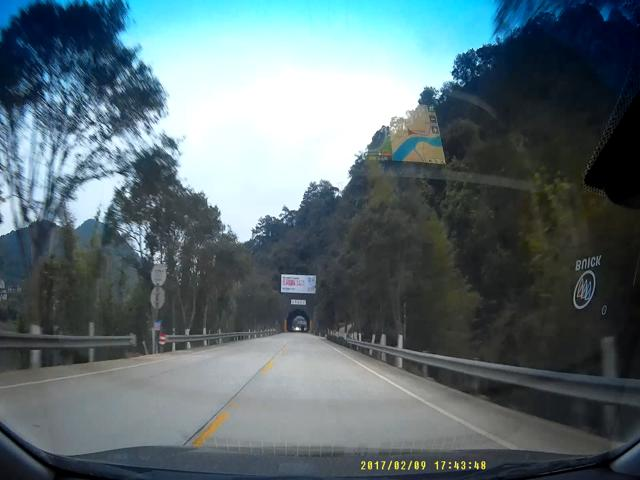
#> input picture test/outdoor/0005.jpg, 640 x 480 px; its folder holds only this picture in this run
$ python lane.py   (Python 2 division)
#> lines starting #> are read from the running program, lines starting #| are printed output that depends on the picture; after the words box and inside, x2 and y2 are one past the last pixel; in counts of white or black regions, pixels touching at a corner belong together
import cv2
import numpy as np
import scipy.interpolate as si
import os
from scipy.linalg import block_diag
from skimage.segmentation import active_contour
import matplotlib
matplotlib.use('pdf')
import matplotlib.pyplot as plt

class lane_detector :

	def __init__ (self, image,skipSize=250, partition_size=[250,20,25,30,30,30,30,30,35], \
					thr=[5]*10,maxLineGap=1,all_lines=False,midline=False,blur=None, group_size=8, warehouse=False) :
		self.image = image
		self.height, self.width = image.shape[:2]
		self.skipSize = skipSize
		self.partition_size = partition_size
		self.n = len(self.partition_size)
		self.threshold = thr
		self.maxLineGap = maxLineGap
		self.horizon = None
		self.lines = [] 			# all lines found
		self.best_left = [] 		# most right, left line; in reversed order in regards to partitions
		self.best_right = [] 		# most left, right line; in reversed order in regards to partitions
		self.group_size = group_size		# for grouping rows in finding the horizon
		self.k = None				#
		self.xm = []				# midline x coordinates
		self.ym = []				# midline y coordinates
		self.Qx = []				# control points x coordinates
		self.Qy = []				# control points y coordinates
		self.midline = []			# midline points
		self.all = all_lines		# draw all lines
		self.draw_midline = midline
		self.blur = blur
		self.warehouse = warehouse

	def detect(self) :

		self.gray = cv2.cvtColor(self.image,cv2.COLOR_BGR2GRAY)
		if self.blur is not None :
			self.gray = cv2.GaussianBlur(self.gray,self.blur , 0,0)
		self.edges = cv2.Canny(self.gray,10,150)
		self.edges = self.select_region(self.edges)
		self.partition = self.partition_image(self.edges, self.partition_size)

		self.find_horizon()
		self.determine_best_lines()
		self.merge_partitions()
		self.determine_midline_and_k();
		self.determine_control_points()
		if (len(self.midline) != 0) :
			self.b_snake()

	def partition_image(self, img, partition_size) :
		if (np.sum(partition_size) != self.height) :
			print "partition_size: ", np.sum(partition_size), " not equal height: ", self.height
			exit(1)
		y = 0
		ret = []
		for size in partition_size :
			ret.append(img[y:y+size,0:self.width])
			y += size
		return ret

	def select_region(self, image):
		rows, cols = image.shape[:2]
		if self.warehouse :
			u,d,ul,ur,dl,dr = 0.05, 0.07, 0.3, 0.3, 0.1, 0.1
		else :
			u,d,ul,ur,dl,dr = 0.5, 0.05, 0.46, 0.42, 0.15, 0.1
		bottom_left  = [cols*dl, rows*(1.-d)]
		bottom_right = [cols*(1-dr), rows*(1.-d)]
		top_left     = [cols*ul, rows*u]
		top_right    = [cols*(1-ur), rows*u]
		vertices = np.array([[bottom_left, top_left, top_right, bottom_right]], dtype=np.int32)
		mask = np.zeros_like(image)
		cv2.fillPoly(mask, vertices, 255)
		return cv2.bitwise_and(image, mask)

	def find_horizon(self) :
		horizons = np.zeros((self.height*2,1))
		origin_height = 0

		flag = True
		for size, im, thr in zip(self.partition_size, self.partition, self.threshold) :
			if (self.skipSize is not None and flag) :
				origin_height += size; self.lines.append(None)
				flag = False
				continue

			# Hough transform
			self.lines.append(cv2.HoughLinesP(im,1,np.pi/180, thr, 10, self.maxLineGap))
			section = self.lines[-1]

			if section is not None : # it can happen that there are no lines in a section
				for i in range(len(section)) :
					for j in range(i+1,len(section)) :
						x,y = self.intersection(section[i][0],section[j][0])
						if (x == 100000) :
							continue
						vpoint = origin_height + y
						if vpoint > -self.height and vpoint < self.height :
							horizons[self.height+vpoint] += 1

				# optional -- draw all lines
				if (self.all) :
					for line in self.lines[-1] :
						for x1,y1,x2,y2 in line :
							cv2.line(im,(x1,y1),(x2,y2),(255,255,255),5)
			origin_height += size

		best_group = np.argmax(np.sum(horizons.reshape(-1, self.group_size), axis=1))
		self.horizon = best_group*self.group_size - self.height #+ int(self.group_size/2)

	def determine_best_lines(self) :
		origin_height = self.height
		for section,size,im in zip(reversed(self.lines),reversed(self.partition_size),reversed(self.partition)):
			origin_height -= size
			left = -1
			right = -1

			if section is None :
				self.best_right.append(right)
				self.best_left.append(left)
				continue

			for i in range(len(section)) :
				for j in range(i+1,len(section)) :
					x,y = self.intersection(section[i][0],section[j][0])
					if x == 100000 :
						continue
					vp = origin_height + y
					if self.horizon <= vp and vp <= self.horizon+self.group_size :
						left, right = self.update(section,left,right,i,j)
			self.best_right.append(right)
			self.best_left.append(left)

	def merge_partitions(self) :
		t=0
		for size, im in zip(self.partition_size, self.partition):
			self.gray[t:t+size, 0:self.width] = im
			t += size

	# [13 lines left out: function mirror, not called in this run]

	def find_midpoint(self,left_line, right_line, origin_height, size=0) :

		if origin_height < self.horizon :
			origin_height = self.horizon
		y = size
		if left_line[0] == left_line[2] :
			xl = left_line[0]
		else :
			k,b = self.line_parametersP(left_line)
			if k == 0 :
				xl = 0
			else :
				xl = (y-b)/k
		if right_line[0] == right_line[2] :
			xr = right_line[0]
		else :
			k,b = self.line_parametersP(right_line)
			if k == 0 :
				xr = self.width
			else :
				xr = (y-b)/k


		if size != 0 and self.nonempty_sections == 0:
			self.k = (xr-xl)/(y+origin_height-self.horizon)
			return int(0.5*(xr-xl) + xl), y + origin_height

		self.nonempty_sections += 1
		return int(0.5*(xr-xl) + xl), y + origin_height

	def determine_midline_and_k(self) :
		p = None
		origin_height = self.height
		flag = True
		self.nonempty_sections = 0
		for bl,br,i,section in zip(self.best_left, self.best_right, reversed(range(self.n)),reversed(self.lines)) :
			origin_height -= self.partition_size[i]

			if br == -1 or bl == -1 :
				self.xm.append(None)
				self.ym.append(None)
				continue
			left_line = section[bl][0]
			right_line = section[br][0]
			if self.nonempty_sections == 0 :
				x,y = self.find_midpoint(left_line,right_line,origin_height, size=self.partition_size[i])
				self.xm.append(x);self.ym.append(y);

			x,y = self.find_midpoint(left_line,right_line,origin_height)
			self.xm.append(x);self.ym.append(y);

		# find sections without lines
		origin_height = self.height-self.partition_size[self.n-1]
		flag = 0
		last_found = 0
		for j, size in zip(range(1,self.n), reversed(self.partition_size[:self.n-1])) :
			if j+flag < len(self.xm) and self.xm[j+flag] is not None and self.xm[j+flag-1] is None:
				i = j-1
				current = origin_height
				left_line = self.lines[self.n-i-2][self.best_left[i+1]][0]
				right_line = self.lines[self.n-i-2][self.best_right[i+1]][0]
				for k,size in zip(reversed(range(last_found,i+1)),reversed(self.partition_size[self.n-i-1:self.n-last_found])) :
					x,y = self.find_midpoint(left_line,right_line,current, size=size)
					self.xm[k+flag] = x; self.ym[k+flag] = y
					current += size

				if flag == 0:
					flag = 1
				last_found = j
			elif j+flag < len(self.xm) and self.xm[j+flag] is not None :
				last_found = j+1
			origin_height -= size

		while len(self.xm) and self.xm[-1] is None :
			self.xm.pop()
			self.ym.pop()
		while len(self.xm) and self.ym[-1] == self.ym[-2] and self.ym[-1] == self.horizon :
			self.xm.pop()
			self.ym.pop()

	def determine_control_points(self) :

		if len(self.xm) == 0 :
			return
		elif len(self.xm) > 3 :
			x1, y1 = self.xm[-2], self.ym[-2]
			x2, y2 = self.xm[-3], self.ym[-3]

			vp1x, vp1y = self.intersection([self.xm[-1], self.ym[-1],x1,y1], [0,self.horizon, self.width, self.horizon], True)
			vp2x, vp2y = self.intersection([x1,y1,x2,y2], [0,self.horizon, self.width, self.horizon], True)
			vp3x,vp3y = self.intersection([self.xm[-4], self.ym[-4],x2,y2], [0,self.horizon, self.width, self.horizon], True)

			b1 = vp3x-vp2x
			b2 = vp2x-vp1x
			if b2 == 0 :
				px = x2; py = y2
			elif b1 == 0 :
				px = x1; py = y1
			else :
				px = int((x1+x2)/2.); py = int((y1+y2)/2.)

			qx = 1.5*px - 0.25*(self.xm[0] + self.xm[-1])
			qy = 1.5*py - 0.25*(self.ym[0] + self.ym[-1])

			self.Qx = np.array([self.xm[-1],self.xm[-1],self.xm[-1], qx,self.xm[0],self.xm[0],self.xm[0]]).reshape((7,1))
			self.Qy = np.array([self.ym[-1],self.ym[-1],self.ym[-1], qy,self.ym[0],self.ym[0],self.ym[0]]).reshape((7,1))
			self.midline = np.rint(self.bspline(np.column_stack((self.Qx,self.Qy)))).astype(int)
		else :
			px = self.xm[-2]; py = self.ym[-2]

			qx = 1.5*px - 0.25*(self.xm[0] + self.xm[-1])
			qy = 1.5*py - 0.25*(self.ym[0] + self.ym[-1])

			self.Qx = np.array([self.xm[-1],self.xm[-1],self.xm[-1], qx,self.xm[0],self.xm[0],self.xm[0]]).reshape((7,1))
			self.Qy = np.array([self.ym[-1],self.ym[-1],self.ym[-1], qy,self.ym[0],self.ym[0],self.ym[0]]).reshape((7,1))
			self.midline = np.rint(self.bspline(np.column_stack((self.Qx,self.Qy)))).astype(int)

	def b_snake(self) :
		p = np.asarray(self.edges).astype('int8')
		dy, dx = np.gradient(p)
		gamma = 0.2e-3
		s_max = float(len(self.midline))
		n = 2
		m = 5
		C = np.array([[-1/6.,0.5,-0.5,1/6.],[0.5,-1,0.5,0],[-0.5,0,0.5,0],[1/6.,2/3.,1/6.,0]])
		done = False
		kk = 0
		while(not done) :
			done = True
			kk += 1
			ek = 0
			Qx = np.zeros(self.Qx.shape)
			Qy = np.zeros(self.Qx.shape)
			for i in range (-1, 3) :
				ii = i+1
				mi = np.zeros((m,4))
				eix = np.zeros((m,1)); eiy = np.zeros((m,1))
				for j in range(m) :
					init = ii*40 + 8*j
					s = (init+4)/s_max
					mi[j] = np.array([s**3,s**2,s,1])
					for l in range(init,init+8) :
						x,y = self.midline[l]
						d = int(self.k*(y-self.horizon)/2.)
						if x+d >= self.width :
							d = self.width-x-2
						if x-d < 0 :
							d = x
						if y < 0 :
							y = 0
						if y >= self.height :
							y = self.height-1
						eix[j] += dx[y][x+d] + dx[y][x-d]
						eiy[j] += dy[y][x+d] + dy[y][x-d]
						ek += dx[y][x-d] - dx[y][x+d]
				mi = np.dot(mi,C)
				mi = np.dot(np.linalg.inv(np.dot(mi.T,mi)), mi.T) # 4x5
				dqx = np.dot(mi, eix) #4x1
				dqy = np.dot(mi,eiy)
				Qx[ii:ii+4] = self.Qx[ii:ii+4] + dqx*gamma
				Qy[ii:ii+4] = self.Qy[ii:ii+4] + dqy*gamma
			dk = ek*0.5e-2
			self.midline = np.rint(self.bspline(np.column_stack((Qx,Qy)))).astype(int)
			if (dk > 0.01 or np.sum(np.abs(Qx-self.Qx)+np.abs(Qy-self.Qy)) > 17):
				done = False
			else :
				self.k += dk
				self.Qx = Qx
				self.Qy = Qy

	# [19 lines left out: functions snakes, line_parameters, not called in this run]

	def line_parametersP(self, line) :
		x1 = line[0]
		y1 = line[1]
		x2 = line[2]
		y2 = line[3]
		k = float(y2-y1)/float(x2-x1)
		b = float(y1) - float(k)*float(x1)
		return (k,b)

	def intersection(self, l1, l2, horizontal=False) :

		if l1[0] - l1[2] == 0 :
			if l2[0] - l2[2] == 0 :
				return (100000,100000)
			else :
				k, b = self.line_parametersP(l2)
				if k == 0 :
					return (100000,100000)
				y = k*l1[0]+b
				if y > l2[1] and y > l2[3] :
					return (100000,100000)
				return (l1[0], int(y))
		elif l2[0] - l2[2] == 0 :
			k, b = self.line_parametersP(l1)
			if k == 0 :
				return (100000,100000)
			y = k*l2[0]+b
			if y > l1[1] and y > l1[3] :
				return (100000,100000)
			return (l2[0], int(y))
		else :
			k1, b1 = self.line_parametersP(l1)
			k2, b2 = self.line_parametersP(l2)
			if (k1 == k2) :
				return (100000,100000)
			if (k1 == 0 or k2 == 0) and not horizontal:
				return (100000,100000)
			x = float(b2-b1)/float(k1-k2)
			y = k1*x+b1

			if (x < -300 or x > self.width+300 or (y > l1[1] and y > l1[3]) or (y > l2[1] and y > l2[3])) :
				return (100000,100000)
			return (int(x),int(y))

	def isRight(self, line) :
		x1,y1,x2,y2 = line
		if (x1+x2)/2 < self.width*0.46 :
			return False
		else: return True

	def update(self, section, left, right, i, j) :
		if self.isRight(section[i][0]) and not self.isRight(section[j][0]) :
			if right == -1 :
				right = i; left = j
			elif self.better(section[i][0], section[right][0], True) \
					and self.better(section[j][0], section[left][0], False) :
				right = i; left = j
		elif self.isRight(section[j][0]) and not self.isRight(section[i][0]) :
			if right == -1 :
				right = j; left = i
			elif self.better(section[j][0], section[right][0], True) \
					and self.better(section[i][0], section[left][0], False) :
				right = j; left = i
		return left, right

	def better(self, line1, line2, right) :
		t1 = [line1[0],line1[2]]
		t2 = [line2[0],line2[2]]
		if right :
			if np.min(t1) < np.min(t2) :
				return True
			else :
				return False
		else :
			if np.max(t1) > np.max(t2) :
				return True
			else :
				return False

	def bspline(self, cv, n=200, degree=3, periodic=False):
		cv = np.asarray(cv)
		count = len(cv)

		if periodic:
			factor, fraction = divmod(count+degree+1, count)
			cv = np.concatenate((cv,) * factor + (cv[:fraction],))
			count = len(cv)
			degree = np.clip(degree,1,degree)

		# If opened, prevent degree from exceeding count-1
		else:
			degree = np.clip(degree,1,count-1)


		# Calculate knot vector
		kv = None
		if periodic:
			kv = np.arange(0-degree,count+degree+degree-1,dtype='int')
		else:
			kv = np.array([0]*degree + range(count-degree+1) + [count-degree]*degree,dtype='int')

		# Calculate query range
		u = np.linspace(periodic,(count-degree),n)


		# Calculate result
		arange = np.arange(len(u))
		points = np.zeros((len(u),cv.shape[1]))
		for i in xrange(cv.shape[1]):
			points[arange,i] = si.splev(u, (kv,cv[:,i],degree))

		return points

	def draw(self) :
		if self.draw_midline :
			for i in range(len(self.xm)-1) :
				cv2.line(self.image,(self.xm[i],self.ym[i]),(self.xm[i+1],self.ym[i+1]),(255,255,255),1)
 		for i in range(len(self.midline)-1) :
 			d1 = np.array([int(self.k*(self.midline[i][1]-self.horizon)/2),0])
 			d2 = np.array([int(self.k*(self.midline[i+1][1]-self.horizon)/2),0])
 			cv2.line(self.image,tuple(self.midline[i]+d1),tuple(self.midline[i+1]+d2),(255,255,255),5)
 			cv2.line(self.image,tuple(self.midline[i]-d1),tuple(self.midline[i+1]-d2),(255,255,255),5)
 			# [5 lines of commented-out code are left out]

	# [11 lines left out: function draw_edges, not called in this run]

	def get_image(self) :
		self.draw()
		return self.image

	def get_gray(self) :
		self.draw_edges()
		return self.gray

def main() :

	files = [f for f in os.listdir('./test/outdoor') if f.endswith(".jpg") ]
	for f, i in zip(files,range(len(files))) :
		print i+1
		detector = lane_detector(cv2.imread("./test/outdoor/" + f),skipSize=260, partition_size=[260,40,50,60,70], \
					thr=[10]*10,maxLineGap=6, blur=None,all_lines=False,group_size=20)
#> in __init__, self.image is the input picture: shape (480, 640, 3); mean B, G, R 114.3, 108.8, 91.9
#> in __init__, `self.partition_size = partition_size`: self.partition_size = [260, 40, 50, 60, 70]
#> in __init__, `self.n = len(self.partition_size)`: self.n = 5
#> in __init__, `self.threshold = thr`: self.threshold = [10, 10, 10, 10, 10, 10, 10, 10, 10, 10]
		detector.detect()
#> in detect, `self.gray = cv2.cvtColor(self.image,cv2.COLOR_BGR2GRAY)`:
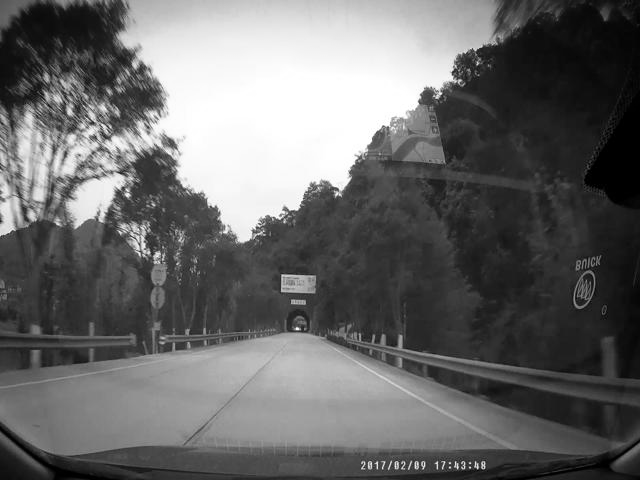
#> self.gray: shape (480, 640); min 0, max 255, mean 104.4
#> in detect, `self.edges = cv2.Canny(self.gray,10,150)`:
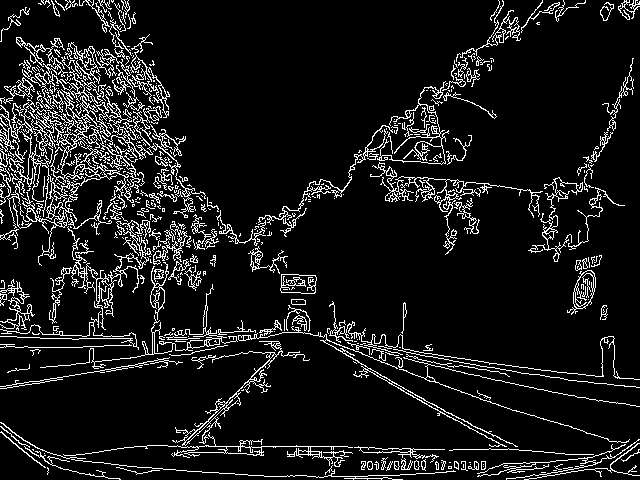
#> self.edges: shape (480, 640); 9.5% white in thin lines or dots
#> in select_region, `cv2.fillPoly(mask, vertices, 255)`:
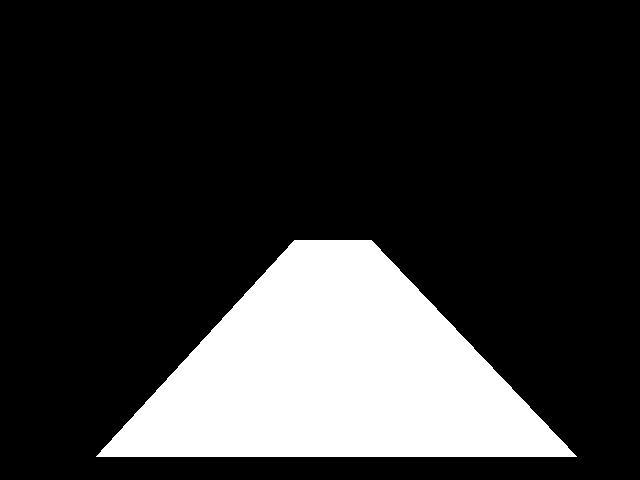
#> mask: shape (480, 640); 19.7% white; 1 white region, box (x1, y1, x2, y2) and area: (96, 240, 577, 457) 60660
#> in select_region, `return cv2.bitwise_and(image, mask)`:
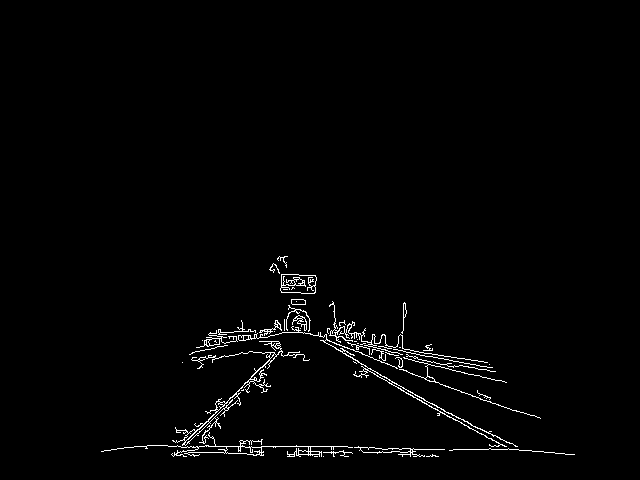
#> returned value: shape (480, 640); 1.6% white in thin lines or dots, all inside (x1, y1, x2, y2) = (101, 256, 575, 457)
#> the loop in partition_image, `for size in partition_size :` made 5 passes
#> (size, y) on passes 1 to 5: (260, 260), (40, 300), (50, 350), (60, 410), (70, 480)
#> after the loop in partition_image, `for size in partition_size :`: ret = 5 items; y = 480
#> in detect, `self.partition = self.partition_image(self.edges, self.partition_size)`: self.partition = 5 items
#> the loop in find_horizon, `for size, im, thr in zip(self.partition_size, self.partition, self.thr..` made 5 passes
#> the loop in determine_best_lines, `for section,size,im in zip(reversed(self.lines),reversed(self.partitio..` made 5 passes
#> size on passes 1 to 4: 70, 60, 50, 40
#> the loop in merge_partitions, `for size, im in zip(self.partition_size, self.partition):` made 5 passes
#> the loop in determine_midline_and_k, `for bl,br,i,section in zip(self.best_left, self.best_right, reversed(r..` made 5 passes
#> (bl, br, i) on passes 1 to 4: (4, 27, 4), (12, 9, 3), (-1, -1, 2), (-1, -1, 1)
#> the loop in determine_midline_and_k, `for j, size in zip(range(1,self.n), reversed(self.partition_size[:self..` made 4 passes
#> the loop in determine_midline_and_k, `while len(self.xm) and self.xm[-1] is None :` made 3 passes
#> in b_snake, `dy, dx = np.gradient(p)`:
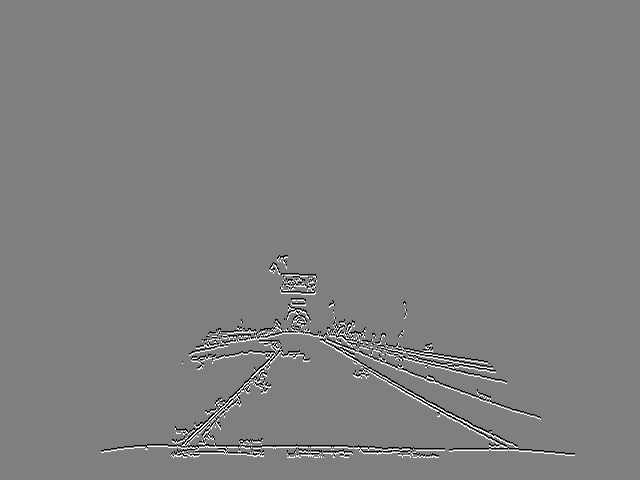
#> dy: shape (480, 640) float64; min -0.5, max 0.5, mean 0; drawn with min black and max white
#> in b_snake, `dy, dx = np.gradient(p)`:
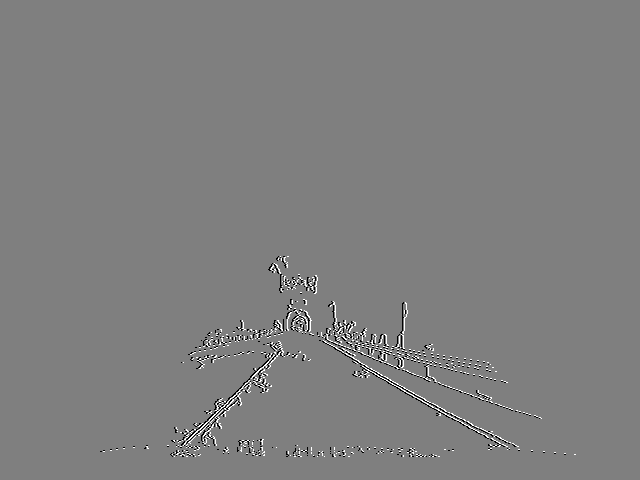
#> dx: shape (480, 640) float64; min -0.5, max 0.5, mean 0; drawn with min black and max white
		plt.imshow(detector.get_image())
#> after the loop in draw, `for i in range(len(self.midline)-1) :`:
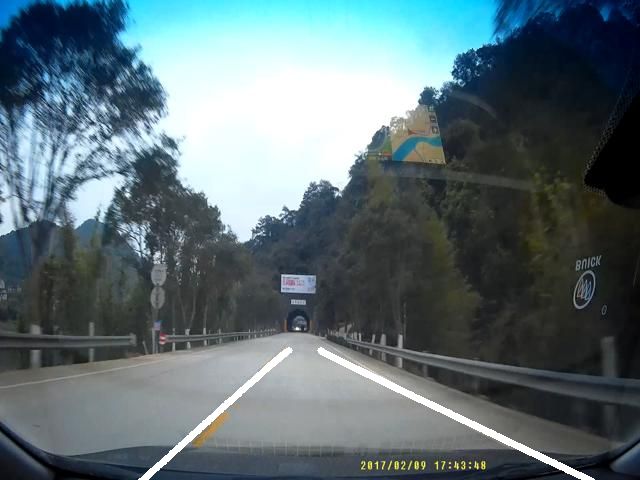
#> self.image: shape (480, 640, 3); 1.12% of pixels changed, all inside (x1, y1, x2, y2) = (138, 347, 595, 480)
		plt.savefig("test/" + str(f))

#> (the run stopped early here; a loop or call above may not have finished)
